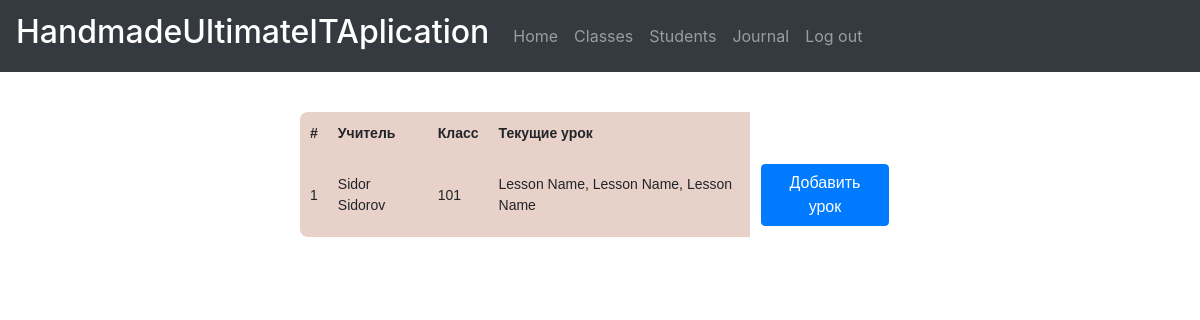
Page /classes (signed in) on the committed database.
### data/models/a_class.py (models this page shows)
class AClasses(SqlAlchemyBase, SerializerMixin):
    __tablename__ = 'a_classes'
    id = sa.Column('id', sa.Integer, autoincrement=True, primary_key=True)
    title = sa.Column('title', sa.String, nullable=True, unique=True)
    teacher = sa.Column('teacher', sa.ForeignKey('teachers.id'), nullable=True)
    students_list = sa.Column('students_list', sa.String, nullable=True)
    cur_lessons_list = sa.Column('cur_lessons_list', sa.String, nullable=True)
    teachers = sa.orm.relation("Teachers", foreign_keys=[teacher])
    students = sa.orm.relation("Students")
    lessons = sa.orm.relation("Lessons")

### data/models/users.py (models this page shows, shortened)
class Users(SqlAlchemyBase, UserMixin, SerializerMixin):
    __tablename__ = 'users'
    id = sa.Column('id', sa.Integer, autoincrement=True, primary_key=True)
    surname = sa.Column('surname', sa.String, nullable=True)
    name = sa.Column('name', sa.String, nullable=True)
    birth_date = sa.Column('birth_date', sa.Date, nullable=True)
    role = sa.Column('role', sa.String, nullable=True)
    email = sa.Column('email', sa.String, nullable=True, unique=True)
    password = sa.Column('hashed_password', sa.String, nullable=True)
    teachers = sa.orm.relation("Teachers")
    students = sa.orm.relation("Students")

### data/models/lessons.py (models this page shows)
class Lessons(SqlAlchemyBase, SerializerMixin):
    __tablename__ = 'lessons'
    id = sa.Column('id', sa.Integer, autoincrement=True, primary_key=True)
    title = sa.Column('title', sa.String, nullable=True)
    to_subject = sa.Column('to_subject', sa.Integer, sa.ForeignKey("subjects.id"), nullable=True)
    to_task = sa.Column('to_task', sa.Integer, sa.ForeignKey("tasks.id"), nullable=True)
    to_class = sa.Column('to_class', sa.Integer, sa.ForeignKey("a_classes.id"), nullable=True)
    role = sa.Column('role', sa.String, nullable=True)
    lesson_date = sa.Column('lesson_date', sa.Date, nullable=True)
    author = sa.Column('author', sa.String, sa.ForeignKey("teachers.id"), nullable=True)
    completed_by = sa.Column('completed_by', sa.String, nullable=True)
    lesson_file = sa.Column('lesson_file', sa.String, nullable=True)
    subjects = sa.orm.relation("Subjects", foreign_keys=[to_subject])
    tasks = sa.orm.relation("Tasks", foreign_keys=[to_task])
    teachers = sa.orm.relation("Teachers", foreign_keys=[author])
    a_classes = sa.orm.relation("AClasses", foreign_keys=[to_class])
    lessons_to_students = sa.orm.relation("LessonsToStudents")

### main.py (the view)
@app.route('/classes')
def classes():
    if not current_user.is_authenticated:
        return redirect("/login")
    if current_user.role == "Student":
        return redirect("/")
    shadow = find_shadow(current_user)
    session = create_session()
    a_classes = session.query(AClasses).all()
    for cl in a_classes:
        cur_lessons_list = []
        for ls in session.query(Lessons).filter(Lessons.to_class == cl.id).all():
            if ls.lesson_date == datetime.datetime.today().date():
                cur_lessons_list.append(str(ls.id))
        cl.cur_lessons_list = ', '.join(cur_lessons_list)
    session.commit()
    lessons = {}
    session = create_session()
    a_classes = session.query(AClasses).all()
    for cl in a_classes:
        cur_lessons_list = cl.cur_lessons_list.split(", ")
        lessons[cl.title] = [session.query(Lessons).filter(Lessons.id == int(les)).first() for les in cur_lessons_list
                             if les]
    return render_template('classes.html',
                           current_user=current_user,
                           shadow=shadow,
                           a_classes=a_classes,
                           lessons=lessons)

### data/db_session.py (called while the page is built)
def create_session() -> Session:
    global __factory
    return __factory()

### main.py (called while the page is built)
def find_shadow(user):
    session = create_session()
    if user.role == 'Student':
        return session.query(Students).filter(Students.user_id == user.id).first()
    elif user.role == 'Teacher':
        return session.query(Teachers).filter(Teachers.user_id == user.id).first()

@login_manager.user_loader
def load_user(user_id):
    session = create_session()
    return session.query(Users).get(user_id)

### templates/classes.html (shortened to what this page needs)
{% extends "base.html" %}
{% block content %}
{% if current_user.role == "Teacher" %}
<table class="my_table">
    <tr>
        <th>#</th>
        <th>Учитель</th>
        <th>Класс</th>
        <th>Текущие урок</th>
        <th class="last_col"></th>
    </tr>
    {% for a_class in a_classes %}
        <tr>
            <td scope="row">{{ loop.index }}</td>
            <td>{{ a_class.teachers.users.name + " " + a_class.teachers.users.surname }}</td>
            <td>{{ a_class.title }}</td>
            <td>
                {% for lesson in lessons[a_class.title] %}{{ lesson.title }}{% if not loop.last %}, {% endif %}{% endfor %}
            </td>
            <td class="last_col">
                <a class="btn btn-primary" href="/lessoncreate/{{ a_class.id }}">Добавить урок</a>
            </td>
        </tr>
    {% endfor %}
</table>
{% endif %}
{% endblock %}

### templates/classes.html (style rules this page uses)
table { font-family: "Lucida Sans Unicode", "Lucida Grande", Sans-Serif; font-size: 14px; margin-top: 40px; margin-left: auto; margin-right: auto; background: #e8d1c8; max-width: 50%; width: 50%; border-collapse: collapse; border-radius: 8px 8px 8px 8px; }
td, th { padding: 10px; }
.last_col { background-color: white; border: 1px solid white; }

### rows in the picture
AClasses: teachers.users "Sidor Sidorov", title "101"
Lessons: title "Lesson Name"
Lessons: title "Lesson Name"
Lessons: title "Lesson Name"
